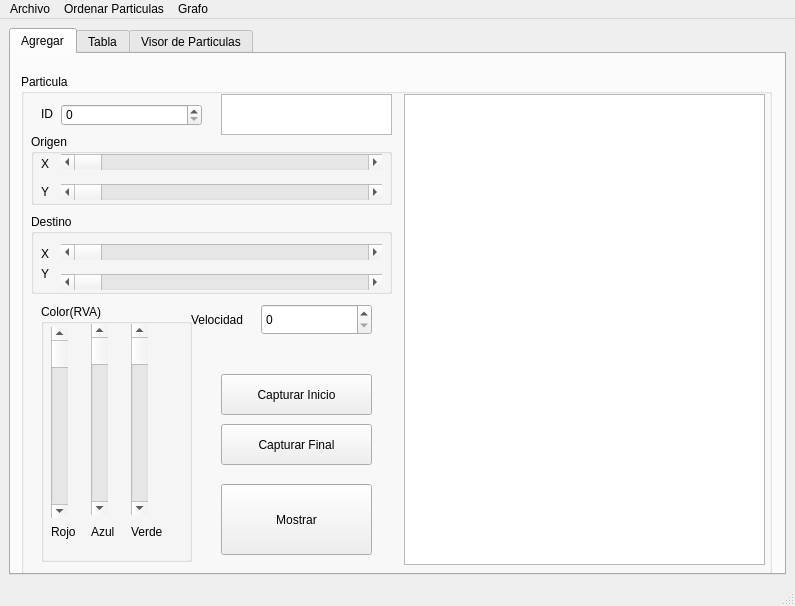
<?xml version="1.0" encoding="UTF-8"?>
<ui version="4.0">
 <class>MainWindow</class>
 <widget class="QMainWindow" name="MainWindow">
  <property name="geometry">
   <rect>
    <x>0</x>
    <y>0</y>
    <width>795</width>
    <height>606</height>
   </rect>
  </property>
  <property name="font">
   <font>
    <family>MS Sans Serif</family>
   </font>
  </property>
  <property name="windowTitle">
   <string>MainWindow</string>
  </property>
  <widget class="QWidget" name="centralwidget">
   <layout class="QVBoxLayout" name="verticalLayout">
    <item>
     <widget class="QTabWidget" name="tabWidget">
      <property name="currentIndex">
       <number>0</number>
      </property>
      <widget class="QWidget" name="tab">
       <attribute name="title">
        <string>Agregar</string>
       </attribute>
       <widget class="QGroupBox" name="groupBox">
        <property name="geometry">
         <rect>
          <x>10</x>
          <y>20</y>
          <width>751</width>
          <height>500</height>
         </rect>
        </property>
        <property name="title">
         <string>Particula</string>
        </property>
        <widget class="QSpinBox" name="ID">
         <property name="geometry">
          <rect>
           <x>40</x>
           <y>30</y>
           <width>141</width>
           <height>22</height>
          </rect>
         </property>
         <property name="accelerated">
          <bool>false</bool>
         </property>
         <property name="maximum">
          <number>10000000</number>
         </property>
        </widget>
        <widget class="QSpinBox" name="Velocidad">
         <property name="geometry">
          <rect>
           <x>240</x>
           <y>230</y>
           <width>111</width>
           <height>31</height>
          </rect>
         </property>
         <property name="maximum">
          <number>1000000</number>
         </property>
        </widget>
        <widget class="QGroupBox" name="groupBox_2">
         <property name="geometry">
          <rect>
           <x>20</x>
           <y>230</y>
           <width>151</width>
           <height>258</height>
          </rect>
         </property>
         <property name="title">
          <string>Color(RVA)</string>
         </property>
         <widget class="QScrollBar" name="Verde">
          <property name="geometry">
           <rect>
            <x>90</x>
            <y>20</y>
            <width>17</width>
            <height>191</height>
           </rect>
          </property>
          <property name="maximum">
           <number>255</number>
          </property>
          <property name="orientation">
           <enum>Qt::Vertical</enum>
          </property>
         </widget>
         <widget class="QScrollBar" name="Azul">
          <property name="geometry">
           <rect>
            <x>50</x>
            <y>20</y>
            <width>17</width>
            <height>191</height>
           </rect>
          </property>
          <property name="maximum">
           <number>255</number>
          </property>
          <property name="orientation">
           <enum>Qt::Vertical</enum>
          </property>
         </widget>
         <widget class="QLabel" name="label">
          <property name="geometry">
           <rect>
            <x>10</x>
            <y>220</y>
            <width>31</width>
            <height>16</height>
           </rect>
          </property>
          <property name="text">
           <string>Rojo</string>
          </property>
         </widget>
         <widget class="QLabel" name="label_2">
          <property name="geometry">
           <rect>
            <x>90</x>
            <y>220</y>
            <width>41</width>
            <height>16</height>
           </rect>
          </property>
          <property name="text">
           <string>Verde</string>
          </property>
         </widget>
         <widget class="QLabel" name="label_3">
          <property name="geometry">
           <rect>
            <x>50</x>
            <y>220</y>
            <width>31</width>
            <height>16</height>
           </rect>
          </property>
          <property name="text">
           <string>Azul</string>
          </property>
         </widget>
         <widget class="QScrollBar" name="Rojo">
          <property name="geometry">
           <rect>
            <x>10</x>
            <y>23</y>
            <width>17</width>
            <height>191</height>
           </rect>
          </property>
          <property name="maximum">
           <number>255</number>
          </property>
          <property name="orientation">
           <enum>Qt::Vertical</enum>
          </property>
         </widget>
        </widget>
        <widget class="QLabel" name="label_4">
         <property name="geometry">
          <rect>
           <x>20</x>
           <y>30</y>
           <width>47</width>
           <height>20</height>
          </rect>
         </property>
         <property name="text">
          <string>ID</string>
         </property>
        </widget>
        <widget class="QGroupBox" name="groupBox_3">
         <property name="geometry">
          <rect>
           <x>10</x>
           <y>60</y>
           <width>361</width>
           <height>71</height>
          </rect>
         </property>
         <property name="title">
          <string>Origen</string>
         </property>
         <widget class="QLabel" name="label_5">
          <property name="geometry">
           <rect>
            <x>10</x>
            <y>20</y>
            <width>20</width>
            <height>20</height>
           </rect>
          </property>
          <property name="text">
           <string>X</string>
          </property>
         </widget>
         <widget class="QScrollBar" name="OrigenX">
          <property name="geometry">
           <rect>
            <x>30</x>
            <y>20</y>
            <width>321</width>
            <height>16</height>
           </rect>
          </property>
          <property name="maximum">
           <number>500</number>
          </property>
          <property name="orientation">
           <enum>Qt::Horizontal</enum>
          </property>
         </widget>
         <widget class="QLabel" name="label_6">
          <property name="geometry">
           <rect>
            <x>10</x>
            <y>50</y>
            <width>16</width>
            <height>16</height>
           </rect>
          </property>
          <property name="text">
           <string>Y</string>
          </property>
         </widget>
         <widget class="QScrollBar" name="OrigenY">
          <property name="geometry">
           <rect>
            <x>30</x>
            <y>50</y>
            <width>321</width>
            <height>16</height>
           </rect>
          </property>
          <property name="maximum">
           <number>500</number>
          </property>
          <property name="orientation">
           <enum>Qt::Horizontal</enum>
          </property>
         </widget>
        </widget>
        <widget class="QGroupBox" name="groupBox_4">
         <property name="geometry">
          <rect>
           <x>10</x>
           <y>140</y>
           <width>361</width>
           <height>80</height>
          </rect>
         </property>
         <property name="title">
          <string>Destino</string>
         </property>
         <widget class="QScrollBar" name="DestinoX">
          <property name="geometry">
           <rect>
            <x>30</x>
            <y>30</y>
            <width>321</width>
            <height>16</height>
           </rect>
          </property>
          <property name="maximum">
           <number>500</number>
          </property>
          <property name="orientation">
           <enum>Qt::Horizontal</enum>
          </property>
         </widget>
         <widget class="QLabel" name="label_7">
          <property name="geometry">
           <rect>
            <x>10</x>
            <y>30</y>
            <width>20</width>
            <height>20</height>
           </rect>
          </property>
          <property name="text">
           <string>X</string>
          </property>
         </widget>
         <widget class="QLabel" name="label_8">
          <property name="geometry">
           <rect>
            <x>10</x>
            <y>50</y>
            <width>20</width>
            <height>20</height>
           </rect>
          </property>
          <property name="text">
           <string>Y</string>
          </property>
         </widget>
         <widget class="QScrollBar" name="DestinoY">
          <property name="geometry">
           <rect>
            <x>30</x>
            <y>60</y>
            <width>321</width>
            <height>16</height>
           </rect>
          </property>
          <property name="maximum">
           <number>500</number>
          </property>
          <property name="orientation">
           <enum>Qt::Horizontal</enum>
          </property>
         </widget>
        </widget>
        <widget class="QLabel" name="label_9">
         <property name="geometry">
          <rect>
           <x>170</x>
           <y>230</y>
           <width>71</width>
           <height>31</height>
          </rect>
         </property>
         <property name="text">
          <string>Velocidad</string>
         </property>
        </widget>
        <widget class="QPushButton" name="Mostrar">
         <property name="geometry">
          <rect>
           <x>200</x>
           <y>410</y>
           <width>151</width>
           <height>71</height>
          </rect>
         </property>
         <property name="text">
          <string>Mostrar</string>
         </property>
        </widget>
        <widget class="QPlainTextEdit" name="salida">
         <property name="geometry">
          <rect>
           <x>383</x>
           <y>20</y>
           <width>361</width>
           <height>471</height>
          </rect>
         </property>
        </widget>
        <widget class="QPushButton" name="Iniciocap">
         <property name="geometry">
          <rect>
           <x>200</x>
           <y>300</y>
           <width>151</width>
           <height>41</height>
          </rect>
         </property>
         <property name="text">
          <string>Capturar Inicio</string>
         </property>
        </widget>
        <widget class="QPushButton" name="finalcap">
         <property name="geometry">
          <rect>
           <x>200</x>
           <y>350</y>
           <width>151</width>
           <height>41</height>
          </rect>
         </property>
         <property name="text">
          <string>Capturar Final</string>
         </property>
        </widget>
        <widget class="QPlainTextEdit" name="NumAct">
         <property name="geometry">
          <rect>
           <x>200</x>
           <y>20</y>
           <width>171</width>
           <height>41</height>
          </rect>
         </property>
        </widget>
       </widget>
      </widget>
      <widget class="QWidget" name="tab_2">
       <attribute name="title">
        <string>Tabla</string>
       </attribute>
       <layout class="QGridLayout" name="gridLayout">
        <item row="0" column="0" colspan="3">
         <widget class="QTableWidget" name="Tabla"/>
        </item>
        <item row="1" column="0">
         <widget class="QLineEdit" name="LineadeBusqueda">
          <property name="placeholderText">
           <string>ID de la Particula</string>
          </property>
         </widget>
        </item>
        <item row="1" column="1">
         <widget class="QPushButton" name="Buscar_push">
          <property name="text">
           <string>Buscar</string>
          </property>
         </widget>
        </item>
        <item row="1" column="2">
         <widget class="QPushButton" name="Mostrartabla_push">
          <property name="text">
           <string>Mostrar</string>
          </property>
         </widget>
        </item>
       </layout>
      </widget>
      <widget class="QWidget" name="tab_3">
       <attribute name="title">
        <string>Visor de Particulas</string>
       </attribute>
       <layout class="QGridLayout" name="gridLayout_2">
        <item row="0" column="0" colspan="2">
         <widget class="QGraphicsView" name="graphicsView"/>
        </item>
        <item row="1" column="0">
         <widget class="QPushButton" name="Dibujarpush">
          <property name="text">
           <string>Dibujar</string>
          </property>
         </widget>
        </item>
        <item row="1" column="1">
         <widget class="QPushButton" name="Limpiarpush">
          <property name="text">
           <string>Limpiar</string>
          </property>
         </widget>
        </item>
       </layout>
      </widget>
     </widget>
    </item>
   </layout>
  </widget>
  <widget class="QMenuBar" name="menubar">
   <property name="geometry">
    <rect>
     <x>0</x>
     <y>0</y>
     <width>795</width>
     <height>22</height>
    </rect>
   </property>
   <widget class="QMenu" name="menuArchivos">
    <property name="title">
     <string>Archivo</string>
    </property>
    <addaction name="actionAbrir"/>
    <addaction name="actionGuardar"/>
   </widget>
   <widget class="QMenu" name="menuOrdenar_Particulas">
    <property name="title">
     <string>Ordenar Particulas</string>
    </property>
    <addaction name="actionPor_ID"/>
    <addaction name="actionVelocidad"/>
    <addaction name="actionDistancia"/>
   </widget>
   <widget class="QMenu" name="menuGrafo">
    <property name="title">
     <string>Grafo</string>
    </property>
    <addaction name="actionGrafo"/>
    <addaction name="separator"/>
    <addaction name="actionBusquedaGrafo"/>
   </widget>
   <addaction name="menuArchivos"/>
   <addaction name="menuOrdenar_Particulas"/>
   <addaction name="menuGrafo"/>
  </widget>
  <widget class="QStatusBar" name="statusbar"/>
  <action name="actionAbrir">
   <property name="text">
    <string>Accion Abrir</string>
   </property>
   <property name="shortcut">
    <string>Ctrl+O</string>
   </property>
  </action>
  <action name="actionGuardar">
   <property name="text">
    <string>Accion Guardar</string>
   </property>
   <property name="shortcut">
    <string>Ctrl+S</string>
   </property>
  </action>
  <action name="actionPor_ID">
   <property name="text">
    <string>ID</string>
   </property>
  </action>
  <action name="actionVelocidad">
   <property name="text">
    <string>Velocidad</string>
   </property>
  </action>
  <action name="actionDistancia">
   <property name="text">
    <string>Distancia</string>
   </property>
  </action>
  <action name="actionGrafo">
   <property name="text">
    <string>Transformar a Grafo</string>
   </property>
   <property name="shortcut">
    <string>Ctrl+G</string>
   </property>
  </action>
  <action name="actionBusquedaGrafo">
   <property name="text">
    <string>Busqueda Profundidad/Amplitud</string>
   </property>
   <property name="shortcut">
    <string>Ctrl+H</string>
   </property>
  </action>
 </widget>
 <resources/>
 <connections/>
</ui>
